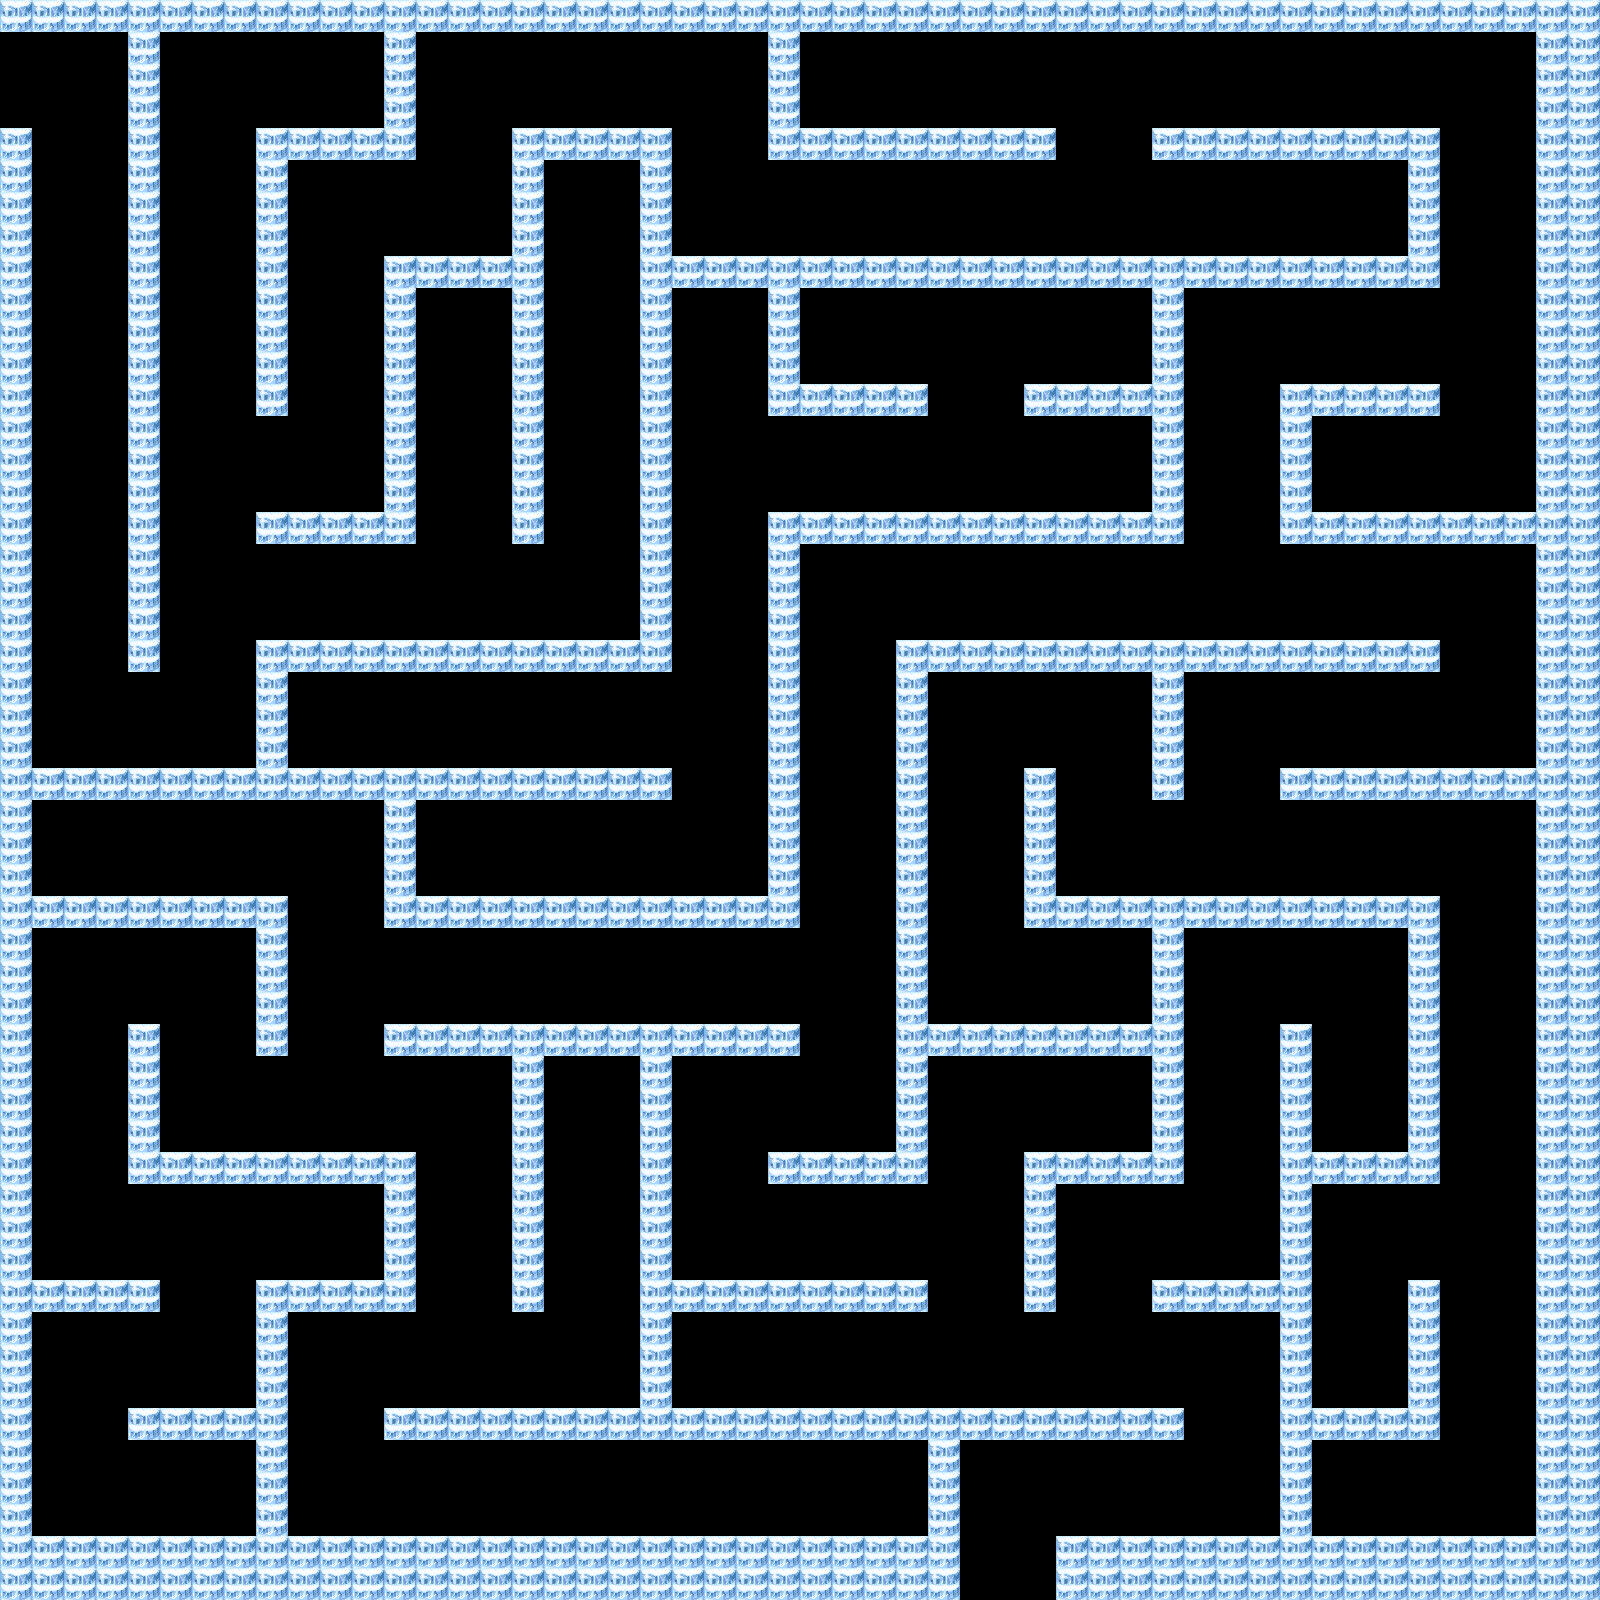

Tiled map render using the project's own tile images. Description and the whole map definition, tile-layer contents included, below:
An orthogonal 50x50 tile map with 32x32 px tiles, 1 tile layer (Tile Layer 1).

<map version="1.0" orientation="orthogonal" width="50" height="50" tilewidth="32" tileheight="32">
 <tileset firstgid="1" name="LevelTwo" tilewidth="32" tileheight="32">
  <image source="LevelTwo.png" width="512" height="512" />
 </tileset>
 <layer name="Tile Layer 1" width="50" height="50">
  <data encoding="csv">
21,21,21,21,21,21,21,21,21,21,21,21,21,21,21,21,21,21,21,21,21,21,21,21,21,21,21,21,21,21,21,21,21,21,21,21,21,21,21,21,21,21,21,21,21,21,21,21,21,21,
0,0,0,0,21,0,0,0,0,0,0,0,21,0,0,0,0,0,0,0,0,0,0,0,21,0,0,0,0,0,0,0,0,0,0,0,0,0,0,0,0,0,0,0,0,0,0,0,21,21,
0,0,0,0,21,0,0,0,0,0,0,0,21,0,0,0,0,0,0,0,0,0,0,0,21,0,0,0,0,0,0,0,0,0,0,0,0,0,0,0,0,0,0,0,0,0,0,0,21,21,
0,0,0,0,21,0,0,0,0,0,0,0,21,0,0,0,0,0,0,0,0,0,0,0,21,0,0,0,0,0,0,0,0,0,0,0,0,0,0,0,0,0,0,0,0,0,0,0,21,21,
21,0,0,0,21,0,0,0,21,21,21,21,21,0,0,0,21,21,21,21,21,0,0,0,21,21,21,21,21,21,21,21,21,0,0,0,21,21,21,21,21,21,21,21,21,0,0,0,21,21,
21,0,0,0,21,0,0,0,21,0,0,0,0,0,0,0,21,0,0,0,21,0,0,0,0,0,0,0,0,0,0,0,0,0,0,0,0,0,0,0,0,0,0,0,21,0,0,0,21,21,
21,0,0,0,21,0,0,0,21,0,0,0,0,0,0,0,21,0,0,0,21,0,0,0,0,0,0,0,0,0,0,0,0,0,0,0,0,0,0,0,0,0,0,0,21,0,0,0,21,21,
21,0,0,0,21,0,0,0,21,0,0,0,0,0,0,0,21,0,0,0,21,0,0,0,0,0,0,0,0,0,0,0,0,0,0,0,0,0,0,0,0,0,0,0,21,0,0,0,21,21,
21,0,0,0,21,0,0,0,21,0,0,0,21,21,21,21,21,0,0,0,21,21,21,21,21,21,21,21,21,21,21,21,21,21,21,21,21,21,21,21,21,21,21,21,21,0,0,0,21,21,
21,0,0,0,21,0,0,0,21,0,0,0,21,0,0,0,21,0,0,0,21,0,0,0,21,0,0,0,0,0,0,0,0,0,0,0,21,0,0,0,0,0,0,0,0,0,0,0,21,21,
21,0,0,0,21,0,0,0,21,0,0,0,21,0,0,0,21,0,0,0,21,0,0,0,21,0,0,0,0,0,0,0,0,0,0,0,21,0,0,0,0,0,0,0,0,0,0,0,21,21,
21,0,0,0,21,0,0,0,21,0,0,0,21,0,0,0,21,0,0,0,21,0,0,0,21,0,0,0,0,0,0,0,0,0,0,0,21,0,0,0,0,0,0,0,0,0,0,0,21,21,
21,0,0,0,21,0,0,0,21,0,0,0,21,0,0,0,21,0,0,0,21,0,0,0,21,21,21,21,21,0,0,0,21,21,21,21,21,0,0,0,21,21,21,21,21,0,0,0,21,21,
21,0,0,0,21,0,0,0,0,0,0,0,21,0,0,0,21,0,0,0,21,0,0,0,0,0,0,0,0,0,0,0,0,0,0,0,21,0,0,0,21,0,0,0,0,0,0,0,21,21,
21,0,0,0,21,0,0,0,0,0,0,0,21,0,0,0,21,0,0,0,21,0,0,0,0,0,0,0,0,0,0,0,0,0,0,0,21,0,0,0,21,0,0,0,0,0,0,0,21,21,
21,0,0,0,21,0,0,0,0,0,0,0,21,0,0,0,21,0,0,0,21,0,0,0,0,0,0,0,0,0,0,0,0,0,0,0,21,0,0,0,21,0,0,0,0,0,0,0,21,21,
21,0,0,0,21,0,0,0,21,21,21,21,21,0,0,0,21,0,0,0,21,0,0,0,21,21,21,21,21,21,21,21,21,21,21,21,21,0,0,0,21,21,21,21,21,21,21,21,21,21,
21,0,0,0,21,0,0,0,0,0,0,0,0,0,0,0,0,0,0,0,21,0,0,0,21,0,0,0,0,0,0,0,0,0,0,0,0,0,0,0,0,0,0,0,0,0,0,0,21,21,
21,0,0,0,21,0,0,0,0,0,0,0,0,0,0,0,0,0,0,0,21,0,0,0,21,0,0,0,0,0,0,0,0,0,0,0,0,0,0,0,0,0,0,0,0,0,0,0,21,21,
21,0,0,0,21,0,0,0,0,0,0,0,0,0,0,0,0,0,0,0,21,0,0,0,21,0,0,0,0,0,0,0,0,0,0,0,0,0,0,0,0,0,0,0,0,0,0,0,21,21,
21,0,0,0,21,0,0,0,21,21,21,21,21,21,21,21,21,21,21,21,21,0,0,0,21,0,0,0,21,21,21,21,21,21,21,21,21,21,21,21,21,21,21,21,21,0,0,0,21,21,
21,0,0,0,0,0,0,0,21,0,0,0,0,0,0,0,0,0,0,0,0,0,0,0,21,0,0,0,21,0,0,0,0,0,0,0,21,0,0,0,0,0,0,0,0,0,0,0,21,21,
21,0,0,0,0,0,0,0,21,0,0,0,0,0,0,0,0,0,0,0,0,0,0,0,21,0,0,0,21,0,0,0,0,0,0,0,21,0,0,0,0,0,0,0,0,0,0,0,21,21,
21,0,0,0,0,0,0,0,21,0,0,0,0,0,0,0,0,0,0,0,0,0,0,0,21,0,0,0,21,0,0,0,0,0,0,0,21,0,0,0,0,0,0,0,0,0,0,0,21,21,
21,21,21,21,21,21,21,21,21,21,21,21,21,21,21,21,21,21,21,21,21,0,0,0,21,0,0,0,21,0,0,0,21,0,0,0,21,0,0,0,21,21,21,21,21,21,21,21,21,21,
21,0,0,0,0,0,0,0,0,0,0,0,21,0,0,0,0,0,0,0,0,0,0,0,21,0,0,0,21,0,0,0,21,0,0,0,0,0,0,0,0,0,0,0,0,0,0,0,21,21,
21,0,0,0,0,0,0,0,0,0,0,0,21,0,0,0,0,0,0,0,0,0,0,0,21,0,0,0,21,0,0,0,21,0,0,0,0,0,0,0,0,0,0,0,0,0,0,0,21,21,
21,0,0,0,0,0,0,0,0,0,0,0,21,0,0,0,0,0,0,0,0,0,0,0,21,0,0,0,21,0,0,0,21,0,0,0,0,0,0,0,0,0,0,0,0,0,0,0,21,21,
21,21,21,21,21,21,21,21,21,0,0,0,21,21,21,21,21,21,21,21,21,21,21,21,21,0,0,0,21,0,0,0,21,21,21,21,21,21,21,21,21,21,21,21,21,0,0,0,21,21,
21,0,0,0,0,0,0,0,21,0,0,0,0,0,0,0,0,0,0,0,0,0,0,0,0,0,0,0,21,0,0,0,0,0,0,0,21,0,0,0,0,0,0,0,21,0,0,0,21,21,
21,0,0,0,0,0,0,0,21,0,0,0,0,0,0,0,0,0,0,0,0,0,0,0,0,0,0,0,21,0,0,0,0,0,0,0,21,0,0,0,0,0,0,0,21,0,0,0,21,21,
21,0,0,0,0,0,0,0,21,0,0,0,0,0,0,0,0,0,0,0,0,0,0,0,0,0,0,0,21,0,0,0,0,0,0,0,21,0,0,0,0,0,0,0,21,0,0,0,21,21,
21,0,0,0,21,0,0,0,21,0,0,0,21,21,21,21,21,21,21,21,21,21,21,21,21,0,0,0,21,21,21,21,21,21,21,21,21,0,0,0,21,0,0,0,21,0,0,0,21,21,
21,0,0,0,21,0,0,0,0,0,0,0,0,0,0,0,21,0,0,0,21,0,0,0,0,0,0,0,21,0,0,0,0,0,0,0,21,0,0,0,21,0,0,0,21,0,0,0,21,21,
21,0,0,0,21,0,0,0,0,0,0,0,0,0,0,0,21,0,0,0,21,0,0,0,0,0,0,0,21,0,0,0,0,0,0,0,21,0,0,0,21,0,0,0,21,0,0,0,21,21,
21,0,0,0,21,0,0,0,0,0,0,0,0,0,0,0,21,0,0,0,21,0,0,0,0,0,0,0,21,0,0,0,0,0,0,0,21,0,0,0,21,0,0,0,21,0,0,0,21,21,
21,0,0,0,21,21,21,21,21,21,21,21,21,0,0,0,21,0,0,0,21,0,0,0,21,21,21,21,21,0,0,0,21,21,21,21,21,0,0,0,21,21,21,21,21,0,0,0,21,21,
21,0,0,0,0,0,0,0,0,0,0,0,21,0,0,0,21,0,0,0,21,0,0,0,0,0,0,0,0,0,0,0,21,0,0,0,0,0,0,0,21,0,0,0,0,0,0,0,21,21,
21,0,0,0,0,0,0,0,0,0,0,0,21,0,0,0,21,0,0,0,21,0,0,0,0,0,0,0,0,0,0,0,21,0,0,0,0,0,0,0,21,0,0,0,0,0,0,0,21,21,
21,0,0,0,0,0,0,0,0,0,0,0,21,0,0,0,21,0,0,0,21,0,0,0,0,0,0,0,0,0,0,0,21,0,0,0,0,0,0,0,21,0,0,0,0,0,0,0,21,21,
21,21,21,21,21,0,0,0,21,21,21,21,21,0,0,0,21,0,0,0,21,21,21,21,21,21,21,21,21,0,0,0,21,0,0,0,21,21,21,21,21,0,0,0,21,0,0,0,21,21,
21,0,0,0,0,0,0,0,21,0,0,0,0,0,0,0,0,0,0,0,21,0,0,0,0,0,0,0,0,0,0,0,0,0,0,0,0,0,0,0,21,0,0,0,21,0,0,0,21,21,
21,0,0,0,0,0,0,0,21,0,0,0,0,0,0,0,0,0,0,0,21,0,0,0,0,0,0,0,0,0,0,0,0,0,0,0,0,0,0,0,21,0,0,0,21,0,0,0,21,21,
21,0,0,0,0,0,0,0,21,0,0,0,0,0,0,0,0,0,0,0,21,0,0,0,0,0,0,0,0,0,0,0,0,0,0,0,0,0,0,0,21,0,0,0,21,0,0,0,21,21,
21,0,0,0,21,21,21,21,21,0,0,0,21,21,21,21,21,21,21,21,21,21,21,21,21,21,21,21,21,21,21,21,21,21,21,21,21,0,0,0,21,21,21,21,21,0,0,0,21,21,
21,0,0,0,0,0,0,0,21,0,0,0,0,0,0,0,0,0,0,0,0,0,0,0,0,0,0,0,0,21,0,0,0,0,0,0,0,0,0,0,21,0,0,0,0,0,0,0,21,21,
21,0,0,0,0,0,0,0,21,0,0,0,0,0,0,0,0,0,0,0,0,0,0,0,0,0,0,0,0,21,0,0,0,0,0,0,0,0,0,0,21,0,0,0,0,0,0,0,21,21,
21,0,0,0,0,0,0,0,21,0,0,0,0,0,0,0,0,0,0,0,0,0,0,0,0,0,0,0,0,21,0,0,0,0,0,0,0,0,0,0,21,0,0,0,0,0,0,0,21,21,
21,21,21,21,21,21,21,21,21,21,21,21,21,21,21,21,21,21,21,21,21,21,21,21,21,21,21,21,21,21,0,0,0,21,21,21,21,21,21,21,21,21,21,21,21,21,21,21,21,21,
21,21,21,21,21,21,21,21,21,21,21,21,21,21,21,21,21,21,21,21,21,21,21,21,21,21,21,21,21,21,0,0,0,21,21,21,21,21,21,21,21,21,21,21,21,21,21,21,21,21
</data>
 </layer>
</map>